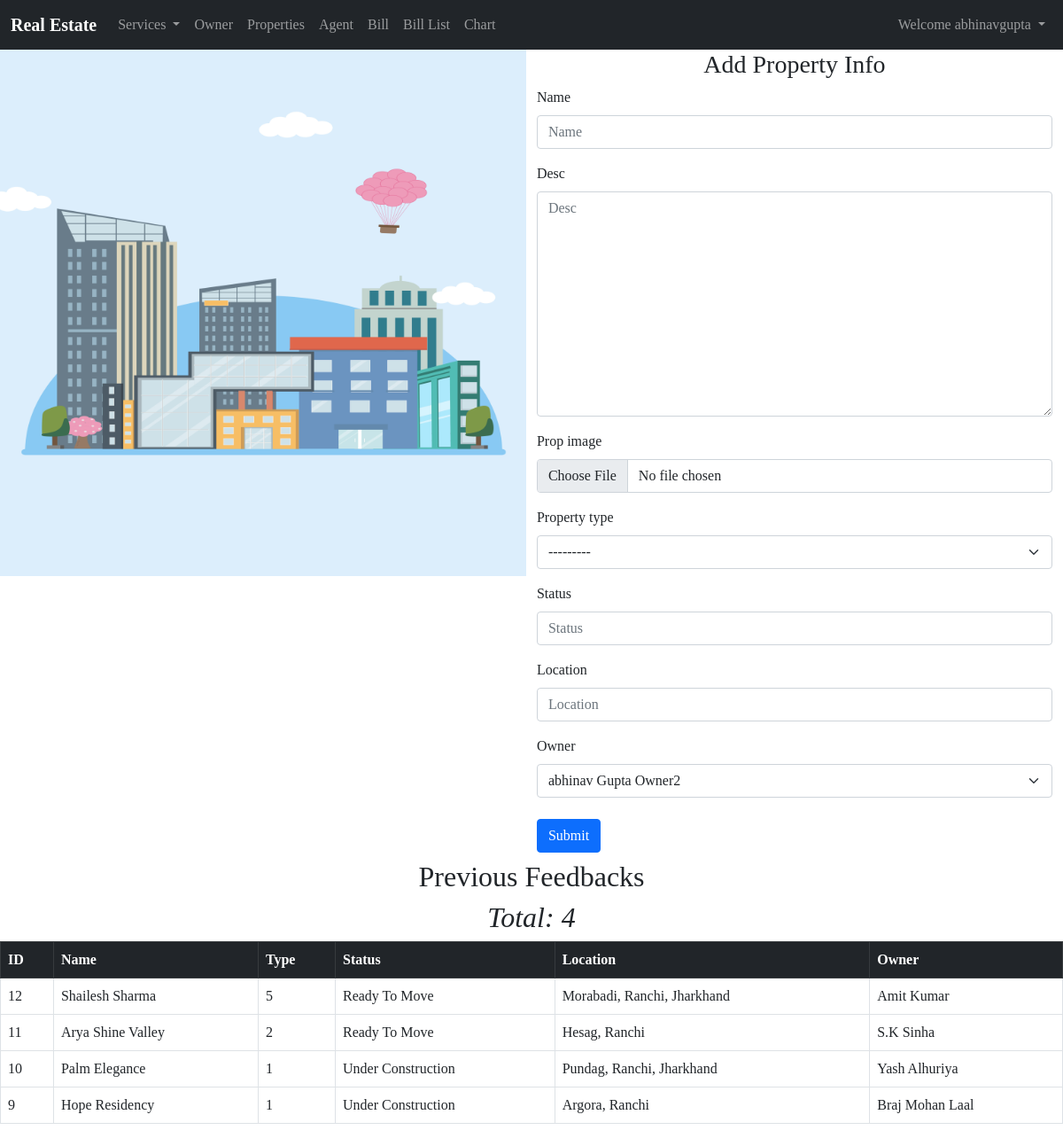
/property (signed in), run on the app's committed database.
### Home/models.py (models this page shows, shortened)
class Owner(models.Model):
    name=models.CharField(max_length=100)
    email=models.EmailField(max_length=50)
    username=models.CharField(max_length=50,unique = True)
    contact=models.IntegerField()
    password=models.CharField(max_length=50)
    def __str__(self):
        return self.name

class Property(models.Model):
    name=models.CharField(max_length=100)
    desc=models.TextField()
    prop_image=models.FileField(upload_to='media/%Y/%m/%d',null=True,blank=True)
    property_type=models.CharField(max_length=50,choices=Property_type)
    status=models.CharField(max_length=35)
    location=models.CharField(max_length=200,unique = True)
    Owner=models.ForeignKey(Owner,default="ABC",on_delete=models.CASCADE)

### Home/views.py (the view)
# urls.py: path("property",views.property,name='property'),
def property(request):
    data=Property.objects.all().order_by("-id")
    form=PropertyForms()
    if request.method =="POST":
        form=PropertyForms(request.POST,request.FILES)
        if form.is_valid():
            form.save()
            messages.success(request,'Form has been submitted.')
            return redirect('/property')
    return render(request,'property.html',{'form':form,"feedback":data})

### Home/forms.py
class PropertyForms(forms.ModelForm):
    class Meta:
        model=Property
        fields='__all__'

### templates/property.html (shortened to what this page needs)
{% extends 'base.html' %}
{% load crispy_forms_tags %}
{% load bootstrap5 %}
{% block body %}
<div class="main-container">
    <div class="container-flex container-fluid px-0 mb-4">
        <img src="/static/—Pngtree—illustration city street building_4117172.png" class="d-block w-100 h-80 mx-0" alt="...">
    </div>
    <div class="container-flex container">
        <h3 class="text-center">Add Property Info</h3>
        <form method="post" action="">
            {% bootstrap_form form %}
            <button type="submit" class="btn btn-primary my-2 ">Submit</button>
        </form>
    </div>
</div>
<div class="row">
    <div class="col-md-12">
        <h2 class="text-center">Previous Feedbacks</h2>
        <h2 class="text-center"><em>Total: {{feedback|length}}</em></h2>
        <table class="table table-bordered">
            <thead>
                <tr class="table table-dark">
                    <th>ID</th>
                    <th>Name</th>
                    <th>Type</th>
                    <th>Status</th>
                    <th>Location</th>
                    <th>Owner</th>
                </tr>
            </thead>
            <tbody>
                {% for msg in feedback %}
                <tr>
                    <td>{{msg.id}}</td>
                    <td>{{msg.name}}</td>
                    <td>{{msg.property_type}}</td>
                    <td>{{msg.status}}</td>
                    <td>{{msg.location}}</td>
                    <td>{{msg.Owner}}</td>
                </tr>
                {% endfor %}
            </tbody>
        </table>
    </div>
</div>
{% endblock body %}

### templates/base.html (shortened to what this page needs)
<!doctype html>
<html lang="en">
<head>
    <link href="https://cdn.jsdelivr.net/npm/bootstrap@5.0.0/dist/css/bootstrap.min.css" rel="stylesheet"
>
    <link rel="stylesheet" href="https://cdnjs.cloudflare.com/ajax/libs/Chart.js/2.8.0/Chart.min.css" />
</head>
<body>
    <nav class="navbar navbar-expand-lg navbar-dark bg-dark">
        <div class="container-fluid">
            <a class="navbar-brand" href="/"><b>Real Estate</b></a>
            <div class="collapse navbar-collapse" id="navbarSupportedContent">
                <ul class="navbar-nav me-auto mb-2 mb-lg-0">
                    <li class="nav-item dropdown">
                        <a class="nav-link dropdown-toggle" href="/services" id="navbarDropdown" role="button"
                            data-bs-toggle="dropdown" aria-expanded="false">
                            Services
                        </a>
                    </li>
                </ul>
                <li class="nav-item">
                    <a class="nav-link" href="owner">Owner</a>
                </li>
                <li class="nav-item">
                    <a class="nav-link" href="property">Properties</a>
                </li>
                <li class="nav-item">
                    <a class="nav-link" href="agent">Agent</a>
                </li>
                <li class="nav-item">
                    <a class="nav-link" href="bill">Bill</a>
                </li>
                <li class="nav-item">
                    <a class="nav-link" href="bills_list">Bill List</a>
                </li>
                <li class="nav-item">
                    <a class="nav-link" href="chart">Chart</a>
                </li>
            {% if user.is_authenticated %}
            <ul class="navbar-nav">
                <li class="nav-item dropdown">
                  <a class="nav-link dropdown-toggle" href="#" id="navbarDropdown" role="button" data-bs-toggle="dropdown" aria-expanded="false">
                    Welcome {{request.user}}
                  </a>
                </li>
            </ul>
            {% endif %}
            </div>
        </div>
    </nav>
    {% if user.is_authenticated %}
    {% block body %}{% endblock body %}
    {% else %}
    <p>Login/Signup First</p>
    {%endif%}
</body>
</html>

### templates/base.html (style rules this page uses)
.container-flex { display: flex; flex-direction: column; }
a { text-decoration: none; }
body { font-family: 'Brush Script MT', cursive; }
.main-container { display: flex; flex-direction: row; }

### data on the page
Property: id "12", name "Shailesh Sharma", property_type "5", status "Ready To Move", location "Morabadi, Ranchi, Jharkhand", Owner "Amit Kumar"
Property: id "11", name "Arya Shine Valley", property_type "2", status "Ready To Move", location "Hesag, Ranchi", Owner "S.K Sinha"
Property: id "10", name "Palm Elegance", property_type "1", status "Under Construction", location "Pundag, Ranchi, Jharkhand", Owner "Yash Alhuriya"
Property: id "9", name "Hope Residency", property_type "1", status "Under Construction", location "Argora, Ranchi", Owner "Braj Mohan Laal"

### other printed values
{{ request.user }} "abhinavgupta"
{{ feedback|length }} "4"
